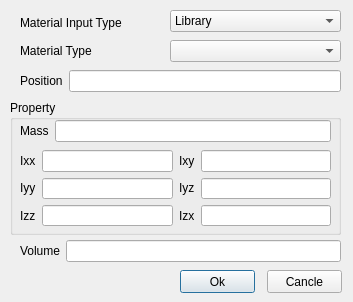
<?xml version="1.0" encoding="UTF-8"?>
<ui version="4.0">
 <class>DLG_BODYINFO</class>
 <widget class="QDialog" name="DLG_BODYINFO">
  <property name="geometry">
   <rect>
    <x>0</x>
    <y>0</y>
    <width>353</width>
    <height>302</height>
   </rect>
  </property>
  <property name="windowTitle">
   <string>Dialog</string>
  </property>
  <widget class="QGroupBox" name="GB_Property">
   <property name="geometry">
    <rect>
     <x>10</x>
     <y>100</y>
     <width>331</width>
     <height>135</height>
    </rect>
   </property>
   <property name="title">
    <string>Property</string>
   </property>
   <widget class="QWidget" name="">
    <property name="geometry">
     <rect>
      <x>10</x>
      <y>20</y>
      <width>311</width>
      <height>22</height>
     </rect>
    </property>
    <layout class="QHBoxLayout" name="horizontalLayout">
     <item>
      <widget class="QLabel" name="L_Mass">
       <property name="text">
        <string>Mass</string>
       </property>
      </widget>
     </item>
     <item>
      <widget class="QLineEdit" name="LE_Mass"/>
     </item>
    </layout>
   </widget>
   <widget class="QWidget" name="">
    <property name="geometry">
     <rect>
      <x>10</x>
      <y>50</y>
      <width>311</width>
      <height>76</height>
     </rect>
    </property>
    <layout class="QHBoxLayout" name="horizontalLayout_2">
     <item>
      <layout class="QVBoxLayout" name="verticalLayout">
       <item>
        <widget class="QLabel" name="L_Ixx">
         <property name="text">
          <string>Ixx</string>
         </property>
        </widget>
       </item>
       <item>
        <widget class="QLabel" name="L_Iyy">
         <property name="text">
          <string>Iyy</string>
         </property>
        </widget>
       </item>
       <item>
        <widget class="QLabel" name="L_Izz">
         <property name="text">
          <string>Izz</string>
         </property>
        </widget>
       </item>
      </layout>
     </item>
     <item>
      <layout class="QVBoxLayout" name="verticalLayout_2">
       <item>
        <widget class="QLineEdit" name="LE_Ixx"/>
       </item>
       <item>
        <widget class="QLineEdit" name="LE_Iyy"/>
       </item>
       <item>
        <widget class="QLineEdit" name="LE_Izz"/>
       </item>
      </layout>
     </item>
     <item>
      <layout class="QVBoxLayout" name="verticalLayout_3">
       <item>
        <widget class="QLabel" name="L_Ixy">
         <property name="text">
          <string>Ixy</string>
         </property>
        </widget>
       </item>
       <item>
        <widget class="QLabel" name="L_Iyz">
         <property name="text">
          <string>Iyz</string>
         </property>
        </widget>
       </item>
       <item>
        <widget class="QLabel" name="L_Izx">
         <property name="text">
          <string>Izx</string>
         </property>
        </widget>
       </item>
      </layout>
     </item>
     <item>
      <layout class="QVBoxLayout" name="verticalLayout_4">
       <item>
        <widget class="QLineEdit" name="LE_Ixy"/>
       </item>
       <item>
        <widget class="QLineEdit" name="LE_Iyz"/>
       </item>
       <item>
        <widget class="QLineEdit" name="LE_Izx"/>
       </item>
      </layout>
     </item>
    </layout>
   </widget>
  </widget>
  <widget class="QComboBox" name="CB_Material_Input_Type">
   <property name="geometry">
    <rect>
     <x>170</x>
     <y>10</y>
     <width>171</width>
     <height>22</height>
    </rect>
   </property>
   <item>
    <property name="text">
     <string>Library</string>
    </property>
   </item>
   <item>
    <property name="text">
     <string>User input</string>
    </property>
   </item>
  </widget>
  <widget class="QComboBox" name="CB_Material_Type">
   <property name="geometry">
    <rect>
     <x>170</x>
     <y>40</y>
     <width>171</width>
     <height>22</height>
    </rect>
   </property>
  </widget>
  <widget class="QPushButton" name="PB_Ok">
   <property name="geometry">
    <rect>
     <x>180</x>
     <y>270</y>
     <width>75</width>
     <height>23</height>
    </rect>
   </property>
   <property name="text">
    <string>Ok</string>
   </property>
  </widget>
  <widget class="QPushButton" name="PB_Cancle">
   <property name="geometry">
    <rect>
     <x>267</x>
     <y>270</y>
     <width>75</width>
     <height>23</height>
    </rect>
   </property>
   <property name="text">
    <string>Cancle</string>
   </property>
  </widget>
  <widget class="QWidget" name="">
   <property name="geometry">
    <rect>
     <x>20</x>
     <y>11</y>
     <width>111</width>
     <height>51</height>
    </rect>
   </property>
   <layout class="QVBoxLayout" name="verticalLayout_5">
    <item>
     <widget class="QLabel" name="L_Material_Input_Type">
      <property name="text">
       <string>Material Input Type</string>
      </property>
     </widget>
    </item>
    <item>
     <widget class="QLabel" name="L_Material_Type">
      <property name="text">
       <string>Material Type</string>
      </property>
     </widget>
    </item>
   </layout>
  </widget>
  <widget class="QWidget" name="">
   <property name="geometry">
    <rect>
     <x>20</x>
     <y>70</y>
     <width>321</width>
     <height>22</height>
    </rect>
   </property>
   <layout class="QHBoxLayout" name="horizontalLayout_3">
    <item>
     <widget class="QLabel" name="L_Position">
      <property name="text">
       <string>Position</string>
      </property>
     </widget>
    </item>
    <item>
     <widget class="QLineEdit" name="LE_Position"/>
    </item>
   </layout>
  </widget>
  <widget class="QWidget" name="">
   <property name="geometry">
    <rect>
     <x>20</x>
     <y>240</y>
     <width>321</width>
     <height>22</height>
    </rect>
   </property>
   <layout class="QHBoxLayout" name="horizontalLayout_4">
    <item>
     <widget class="QLabel" name="L_Volume">
      <property name="text">
       <string>Volume</string>
      </property>
     </widget>
    </item>
    <item>
     <widget class="QLineEdit" name="LE_Volume"/>
    </item>
   </layout>
  </widget>
  <zorder>CB_Material_Input_Type</zorder>
  <zorder>GB_Property</zorder>
  <zorder>L_Material_Input_Type</zorder>
  <zorder>L_Material_Type</zorder>
  <zorder>CB_Material_Type</zorder>
  <zorder>L_Volume</zorder>
  <zorder>LE_Volume</zorder>
  <zorder>L_Position</zorder>
  <zorder>LE_Position</zorder>
  <zorder>PB_Ok</zorder>
  <zorder>PB_Cancle</zorder>
 </widget>
 <tabstops>
  <tabstop>CB_Material_Input_Type</tabstop>
  <tabstop>CB_Material_Type</tabstop>
  <tabstop>LE_Position</tabstop>
  <tabstop>LE_Mass</tabstop>
  <tabstop>LE_Ixx</tabstop>
  <tabstop>LE_Iyy</tabstop>
  <tabstop>LE_Izz</tabstop>
  <tabstop>LE_Ixy</tabstop>
  <tabstop>LE_Iyz</tabstop>
  <tabstop>LE_Izx</tabstop>
  <tabstop>LE_Volume</tabstop>
  <tabstop>PB_Ok</tabstop>
  <tabstop>PB_Cancle</tabstop>
 </tabstops>
 <resources/>
 <connections/>
</ui>
